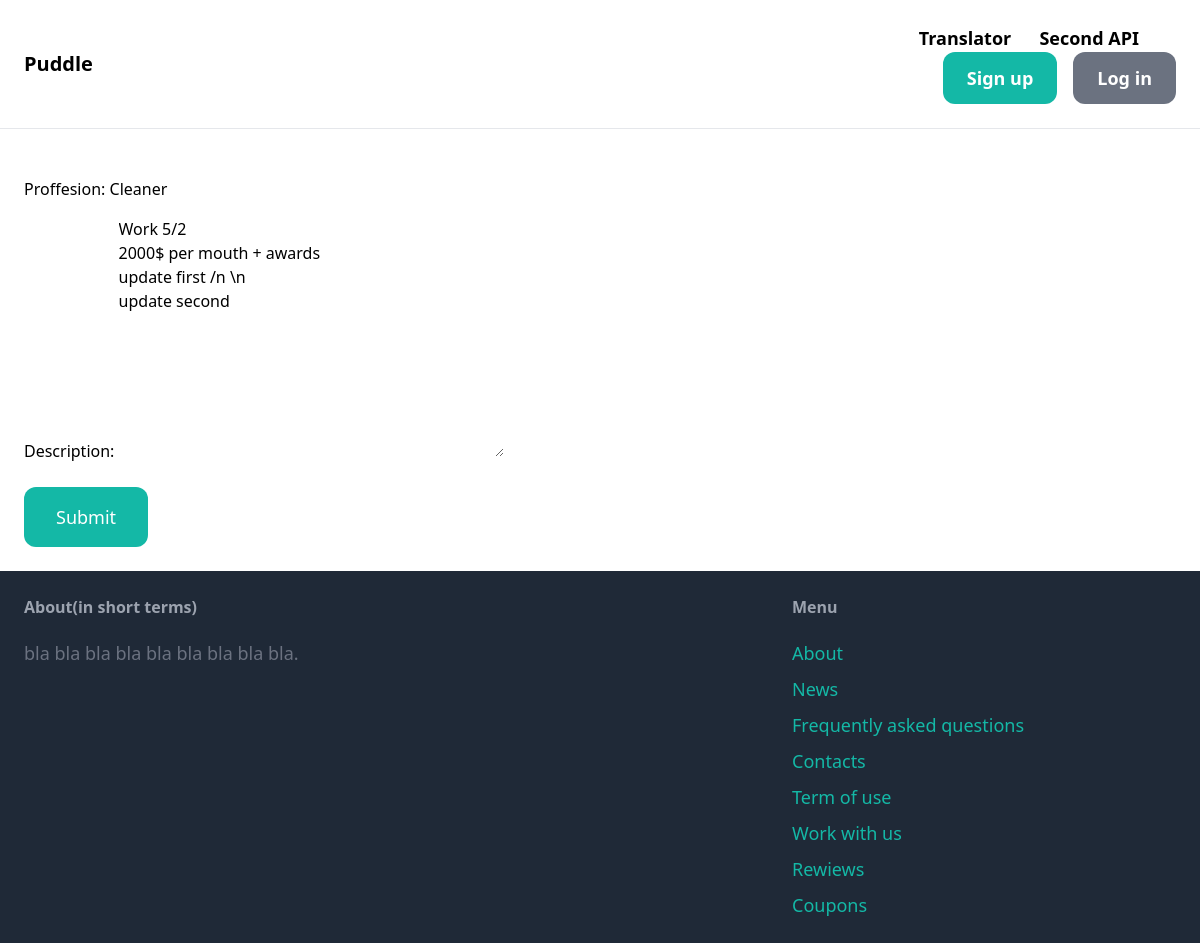
Page /update_vacancy/1/ on the committed database.
### toys/models.py (models this page shows, shortened)
class Vacancy(models.Model):
    id = models.AutoField(primary_key=True)
    proffesion = models.CharField(max_length=50)
    description = models.TextField(max_length=2000)

### core/views.py (the view)
# urls.py: path('update_vacancy/<int:vacancy_id>/', views.update_vacancy, name='update_vacancy'),
def update_vacancy(request, vacancy_id):
    vacancy = get_object_or_404(Vacancy, id=vacancy_id)
    if request.method == 'POST':
        form = VacancyForm(request.POST, instance=vacancy)
        if form.is_valid():
            form.save()
            return redirect('/work')  # Перенаправление на домашнюю страницу после успешного обновления
    else:
        form = VacancyForm(instance=vacancy)
    return render(request, 'core/add_vacancy.html', {'form': form})

### core/forms.py
class VacancyForm(forms.ModelForm):
    class Meta:
        model = Vacancy
        fields = ['proffesion', 'description']

### core/templates/core/add_vacancy.html (shortened to what this page needs)
{% extends 'core/base.html' %}
{% block content %}
<form method="post" action="." enctype="multipart/form-data">
    <div class="space-y-4">
        {{ form.as_p }}
    </div>
    <button class="mt-6 py-4 px-8 text-lg bg-teal-500 hover:bg-teal-700 rounded-xl text-white">Submit</button>
</form>
{% endblock %}

### rows in the picture
Vacancy: proffesion "Cleaner", description "Work 5/2 2000$ per mouth + awards update first /n \\n update second"
